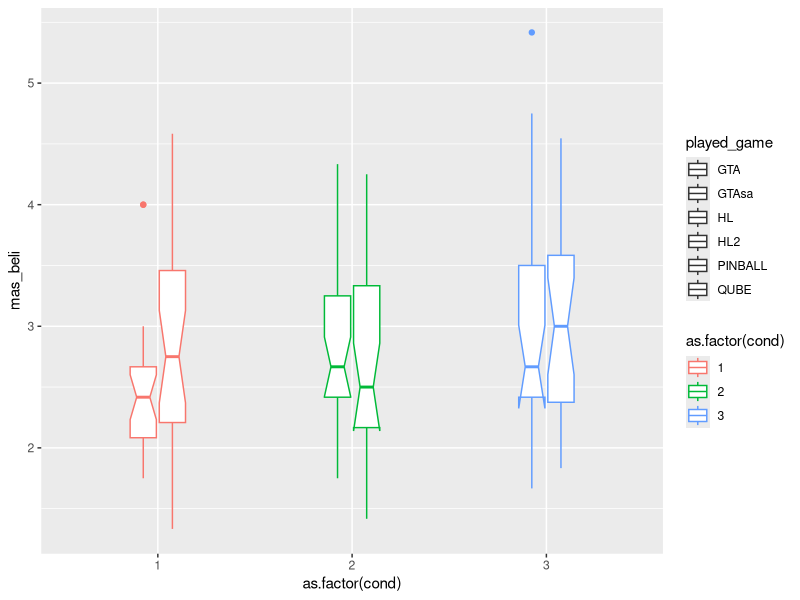
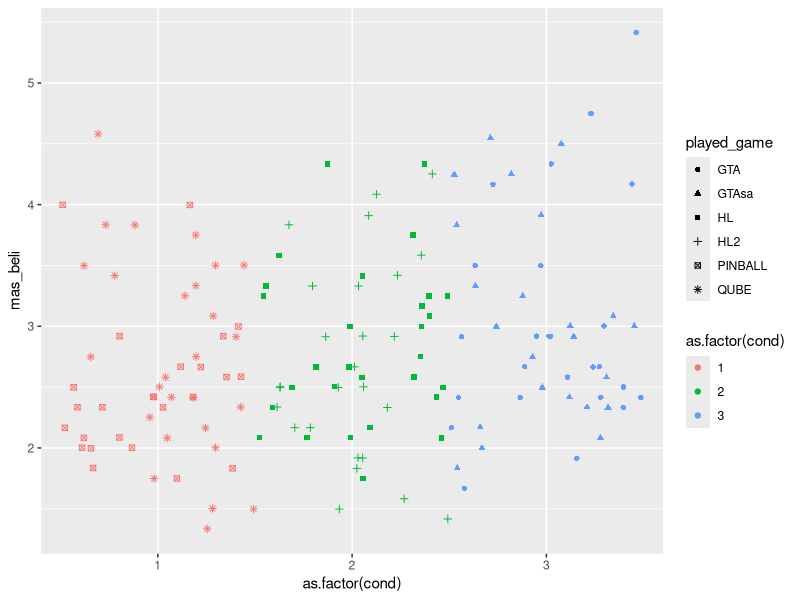
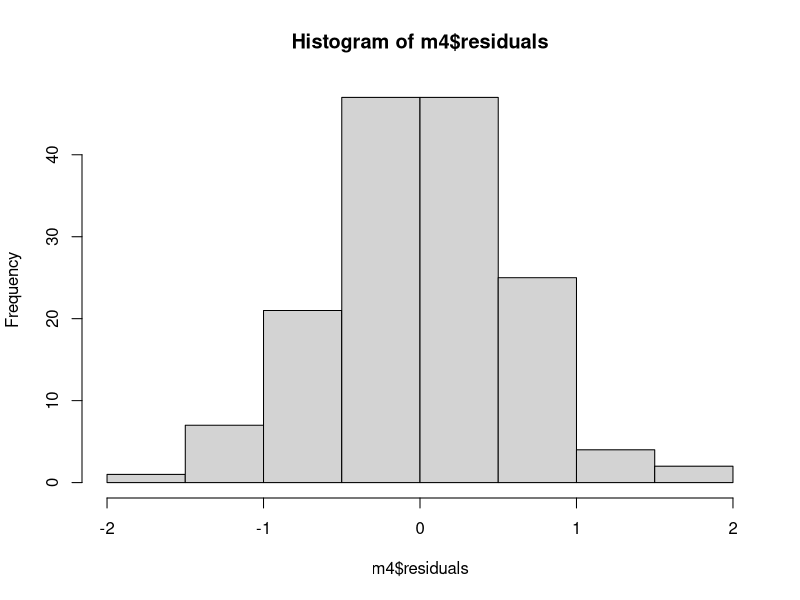
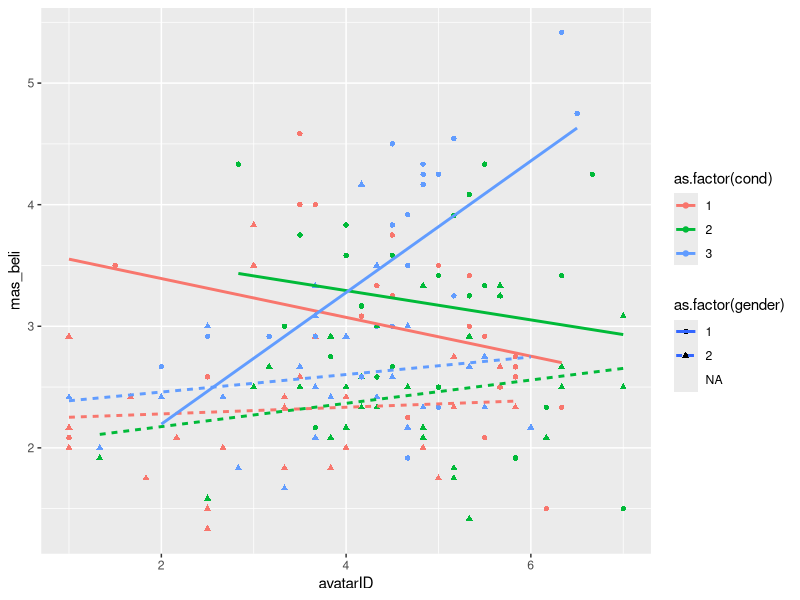
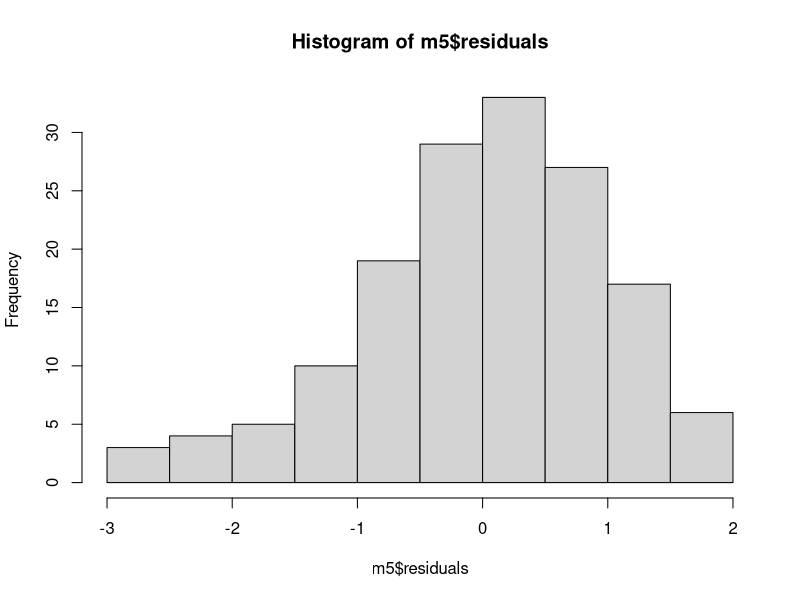
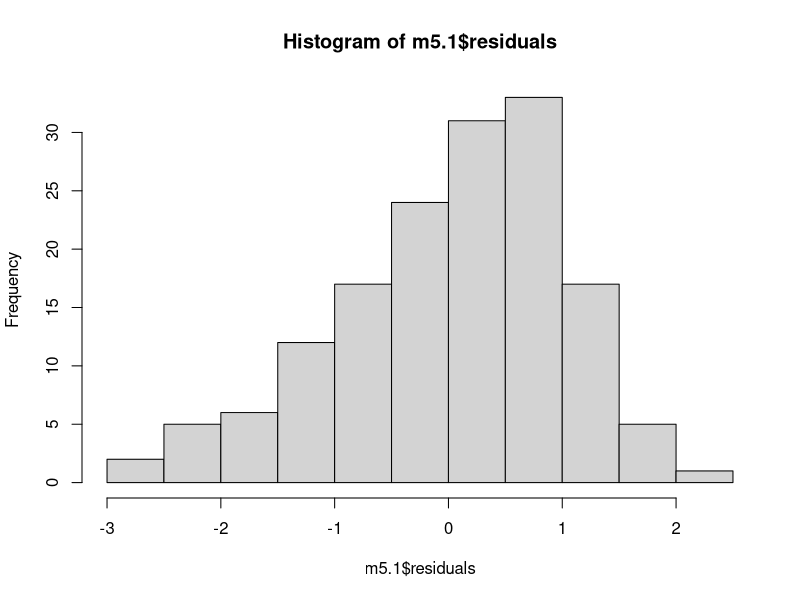
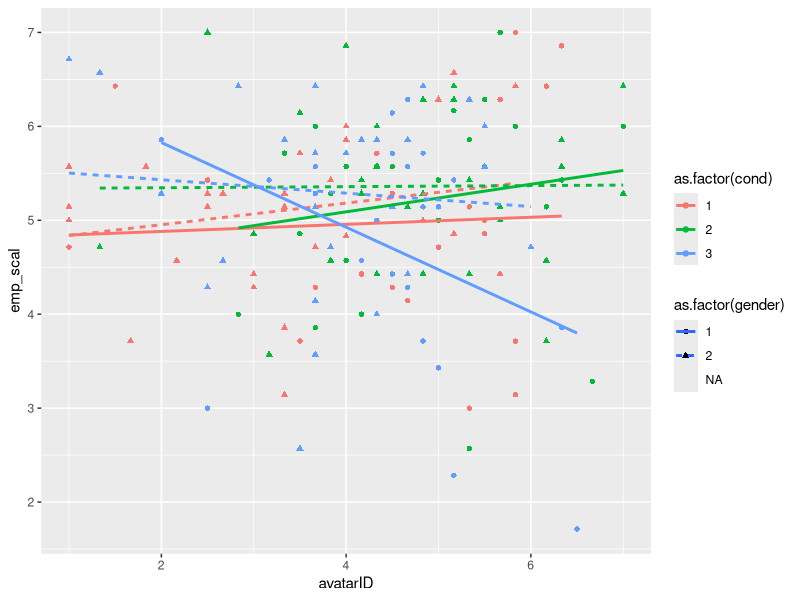
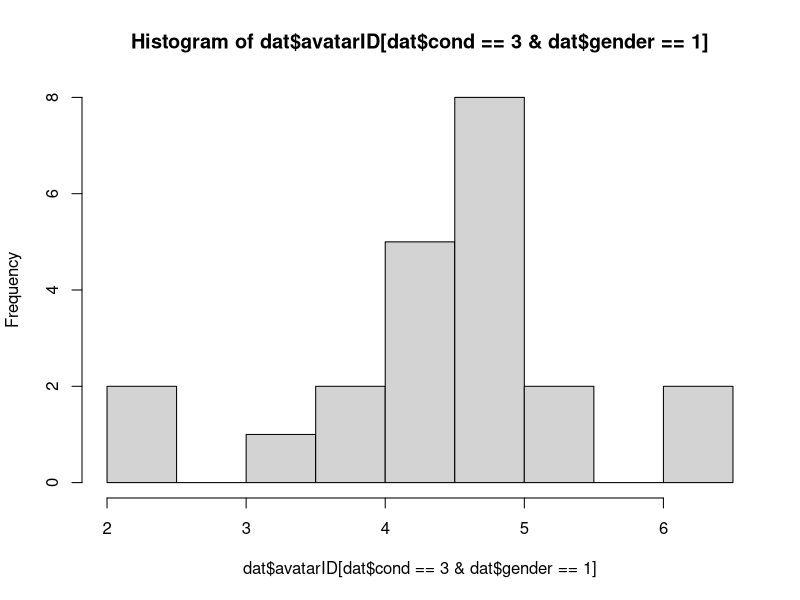

Generate these figures, in order, with R: (Note: this script raises an error after producing the figures.)
# re-analysis of Gabbiadini et al. 2016
library(psych)
library(dplyr)
library(magrittr)
library(ggplot2)
library(lavaan)
library(car)

dat = read.csv("data_set_PLOS.csv")
table(dat$played_game, dat$condition, useNA = 'always')
table(dat$played_game, dat$cond, useNA = 'always')

# Experimental assignment
dat %>% 
  select(played_game:cond) %>% 
  distinct

# Avatar identification
dat %>% 
  select(avatar_id_embodied_presence1:avatar_id_char_empathy4) %>% 
  glimpse

# Masculine beliefs
dat %>% 
  select(MRNI1_aggr:MRNI15_restremotionality) %>% 
  glimpse

# Do these really belong together -- "demonstrate physical prowess" v 
# "use any means to 'convince' a girl to have sex"
dat %>% 
  select(MRNI1_aggr:MRNI15_restremotionality) %>% 
  psych::alpha()
# I guess so.  

# Empathy for victim?
dat %>% 
  select(Empathy_comprensione:Empathy_disinteresseR) %>% 
  glimpse

# Game rating. Was there a Game_rating_involvement1?
dat %>% 
  select(game_rating_involvement2_eccitante:game_rating_involvement3_coinvolgente) %>% 
  glimpse


# Analysis ---
# Effects of game on empathy towards women -- zilch ----
# I'm guessing "emp_scal" is their outcome -- empathy towards female violence victim
dat %>% 
  select(Empathy_comprensione:Empathy_disinteresse) %>% 
  psych::alpha(check.keys = T)

dat %>% 
  select(Empathy_comprensione:Empathy_disinteresse, emp_scal) %>% 
  cor(use = "pairwise") %>% 
  round(3)

m1 = aov(emp_scal ~ as.factor(condition), data = dat)
summary(m1)
TukeyHSD(m1) 

m1.1 = lm(emp_scal ~ cond, data = dat)
summary(m1.1)

tapply(dat$emp_scal, dat$cond, mean, na.rm = T)

# Moderated by gender?
m1.2 = lm(emp_scal ~ condition * as.factor(gender), data = dat)
summary(m1.2)
Anova(m1.2, type = 3) # No

# Get means by gender
tapply(dat$emp_scal, INDEX = list(dat$condition, dat$gender), FUN = mean, na.rm = T)
aov(emp_scal ~ condition, data = dat[dat$gender == 1,]) %>% TukeyHSD()
# No differences even among men

# Effects of game on masculine beliefs ----
# ANOVA
m2 = aov(mas_beli ~ condition, data = dat)
summary(m2)
TukeyHSD(m2) # GTA differs from nonviolent, p = .03

# Linear contrast
m2.1 = lm(mas_beli ~ cond, data = dat)
summary(m2.1)

ggplot(dat, aes(x = as.factor(cond), y = mas_beli, 
                col = as.factor(cond), shape = played_game)) +
  geom_boxplot(width = .3, notch = T)

ggplot(dat, aes(x = as.factor(cond), y = mas_beli, 
                col = as.factor(cond), shape = played_game)) +
  geom_point(position = position_jitter(width = .5))

# Identification with game character ----
# Greatest identification in half-life
m3 = aov(avatarID ~ condition, data = dat)
summary(m3)
TukeyHSD(m3) # HL is greater than GTA, greater than Qube/pinball

# compare to total scale
m3.1 = aov(avatar_id ~ condition, data = dat)
summary(m3.1)
TukeyHSD(m3.1) # HL is greater than GTA, greater than Qube/pinball

# Our predicted 3-way interaction between game, gender, and identification ---
m4 = lm(mas_beli ~ condition*as.factor(gender)*avatarID, data = dat)
summary(m4)
hist(m4$residuals)

ggplot(dat, aes(x = avatarID, y = mas_beli, col = as.factor(cond), 
                lty = as.factor(gender), shape = as.factor(gender))) +
  geom_point() + 
  geom_smooth(method = "lm", se = F)

# Does that 3-way interaction generalize to the primary outcome? ---
m5 = lm(emp_scal ~ as.factor(cond)*as.factor(gender)*avatarID, data = dat)
summary(m5) # No it does not
hist(m5$residuals)
Anova(m5, type = 3)

# Ordinal code?
m5.1 = lm(emp_scal ~ cond*as.factor(gender)*avatarID, data = dat)
summary(m5.1) # Still the answer is no
hist(m5.1$residuals)
Anova(m5.1, type = 3)

ggplot(dat, aes(x = avatarID, y = emp_scal, col = as.factor(cond), 
                lty = as.factor(gender), shape = as.factor(gender))) +
  geom_point() + 
  geom_smooth(method = 'lm', se = F)

# Kinda? But not significantly so.

# So just how many highly-identified violent male gamers are there?
hist(dat$avatarID[dat$cond == 3 & dat$gender == 1], breaks = 7)
sum(dat$avatarID[dat$cond == 3 & dat$gender == 1] > 4) # about 17
length(dat$avatarID[dat$cond == 3 & dat$gender == 1]) # out of 22

ggplot(dat, aes(x = mas_beli, y = emp_scal, col = as.factor(gender))) +
  geom_point() +
  geom_smooth(method = "lm")

# Were these two factors correlated in the control group? Yeah
dat %>% 
  filter(cond == 1) %>% 
  select(gender, mas_beli, emp_scal) %>% 
  cor(use = 'pairwise') %>% 
  round(3)

dat %>% 
  filter(cond == 1) %>% 
  ggplot(aes(x = mas_beli, y = emp_scal, col = as.factor(gender))) +
  geom_point() + 
  geom_smooth(method = "lm")

# Not sure if I'm contrast-coding this correctly
model.check = lm(emp_scal ~ mas_beli * C(as.factor(gender), "contr.treatment"), data = dat, subset = cond == 1)
summary(model.check)

# SEM ----
modelSEM = {
  "emp_scal ~ mas_beli
  mas_beli ~ cond101 + gend_con + avatad_IDcent +
              gender_codxcond101 + avatad_IDcentxgendercod + avatad_IDcentxcond101 +
              avatad_IDcentxgendercodxcond101"
}

model.sem = sem(modelSEM, data = dat)
summary(model.sem)



# How many have avatar_id > 4.29?
dat %>% 
  filter(condition == "GTA", gender == 1) %>% 
  select(avatarID)

dat %>% 
  filter(condition == "GTA", gender == 1) %>% 
  with(., hist(avatarID))

dat %>% 
  filter(condition == "GTA", gender == 1) %>% 
  with(., hist(avatarID, breaks = c(2, 3, 4, 4.2583, 5, 6, 7), freq = T))
abline(v = 4.2583, col = "red", lwd = 2)

dat %>% 
  filter(condition == "GTA", gender == 1) %>% 
  with(., table(avatarID > 4.2583))
  
# Why are avatar_id and avatarID different?
with(dat, plot(avatarID, avatar_id))

# avatarID seems to be the one used in the process model
with(dat, plot(avatarID, avatad_IDcent))

# Why do avatarID and avatar_id differ?
# AvatarID is just the "embodied presence" subscale of the identification measure
# Embodied presence subscale:
dat %>% 
  select(avatar_id_embodied_presence1:avatar_id_embodied_presence6) %>% 
  apply(1, FUN = mean) %T>% 
  plot(x = ., y = dat$avatarID, 
       main = "avatarID is embodied presence subscale",
       xlab = "subscale mean") %>%
  plot(x = ., y = dat$avatar_id,
       main = "avatar_id is not embodied presence subscale",
       xlab = "subscale mean") 

# Total measure mean:
dat %>% 
  select(avatar_id_embodied_presence1:avatar_id_char_empathy4) %>% 
  apply(1, FUN = mean) %T>% 
  plot(x = ., y = dat$avatarID, 
       main = "avatarID is not total measure mean",
       xlab = "Total measure mean") %>% 
  plot(x = ., y = dat$avatar_id, 
       main = "avatar_id is the total measure mean",
       xlab = "Total measure mean")  

# Are the means in table 2 avatarID or avatar_id?
tapply(dat$avatarID, dat$condition, FUN = mean) # matches
tapply(dat$avatar_id, dat$condition, FUN = mean) # does not match



# How about in GLM?
fit.x = lm(emp_scal ~ condition * as.factor(gend_con) * avatar_id, data = dat) 
summary(fit.x)
